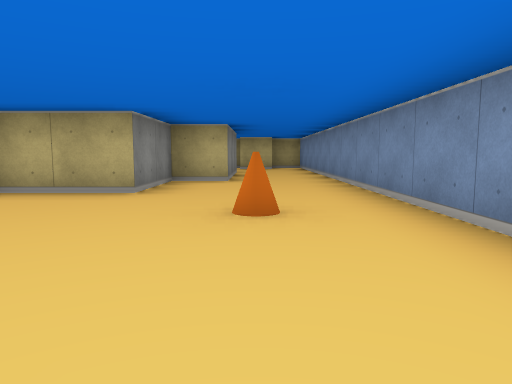
View 1 (above)

12 first-person views from a walk through a cub3D maze. The camera is about half as high as the walls, tilts 6° down and sees 70° across. The floor is counted in squares. Each view is taken from the middle of a square. On the plan, view 1 faces up. The plan holds only what a view shows up to about 9 squares ahead; the rest is blank.

View 2
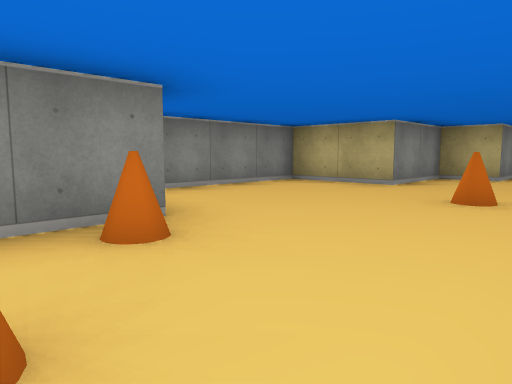

View 3
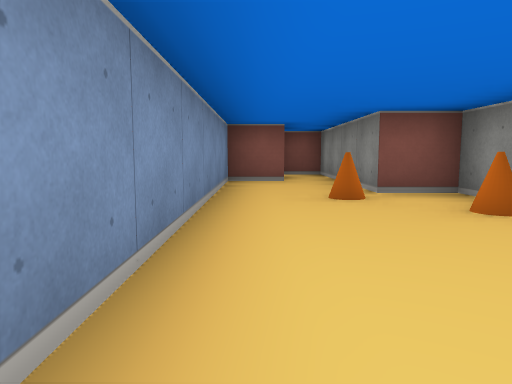

View 4
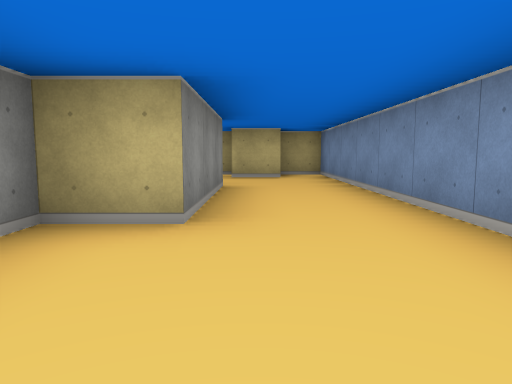

View 5
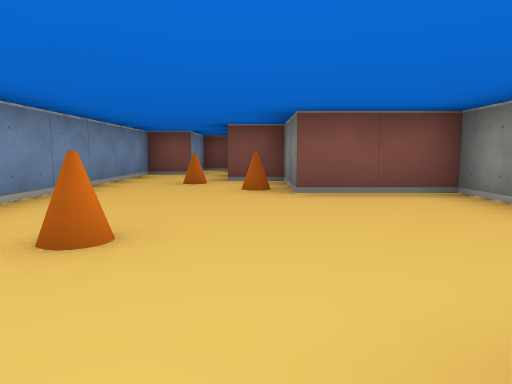

View 6
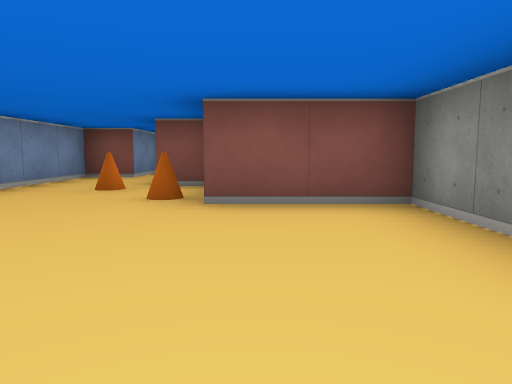

View 7
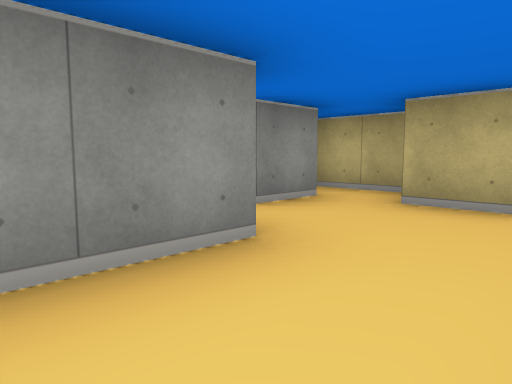

View 8
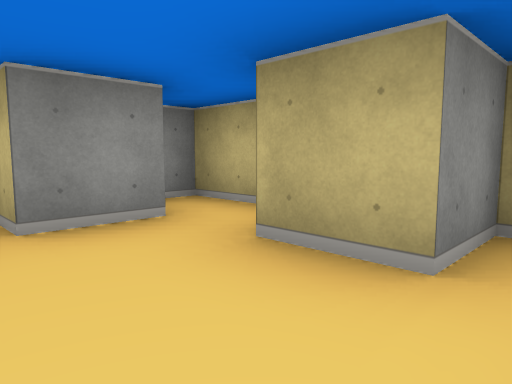

View 9
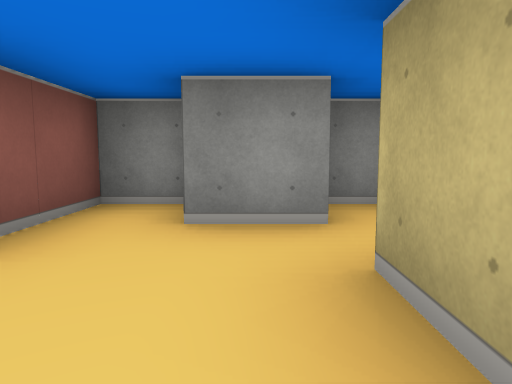

View 10
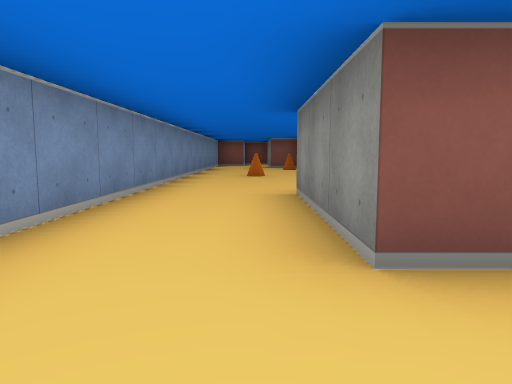

View 11
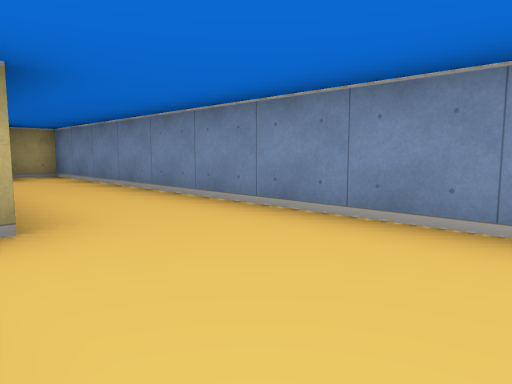

View 12
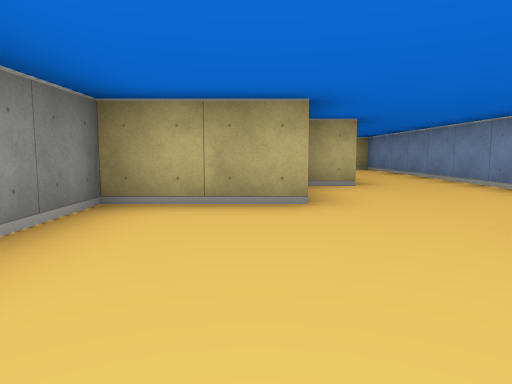

### Floor plan
Points are (right, up) in squares from view 1. A wall is a line through its corners. A room is listed if a view was taken in it or the views show most of it. See-through windows are left out.
Room 1 (views 1, 2, 3, 4, 5, 6, 7, 8, 9, 10, 11, 12)
walls: (-2.5, 10.4) (-2.5, 9.5) (-0.5, 9.5) (-0.5, 6.5) (-1.5, 6.5) (-1.5, 4.5) (-3.5, 4.5) (-3.5, 0.5) (-1.5, 0.5) (-1.5, -1.5) (-0.5, -1.5) (-0.5, -5.5) (0.4, -5.5); (-1.5, 11.6) (-1.5, 10.5) (-2, 10.5); (-0.5, 12.5) (-2.5, 12.5) (-2.5, 11.6); (0.5, -5.1) (0.5, -3.5) (1.5, -3.5) (1.5, 12.5) (0.5, 12.5) (0.5, 11.5) (-0.5, 11.5)
objects: cone (-1, 0); cone (0, -1); cone (0, 3)

Positions as (right, up) in squares from view 1, and headings:
1: (0, 0), facing up
2: (1, -1), facing up-left
3: (1, 3), facing down
4: (0, 4), facing up
5: (-1, 5), facing down
6: (-2, 4), facing down
7: (1, 8), facing up-left
8: (1, 10), facing up-left
9: (1, 11), facing left
10: (0, 11), facing down
11: (-1, 4), facing up-right
12: (-2, 1), facing up
